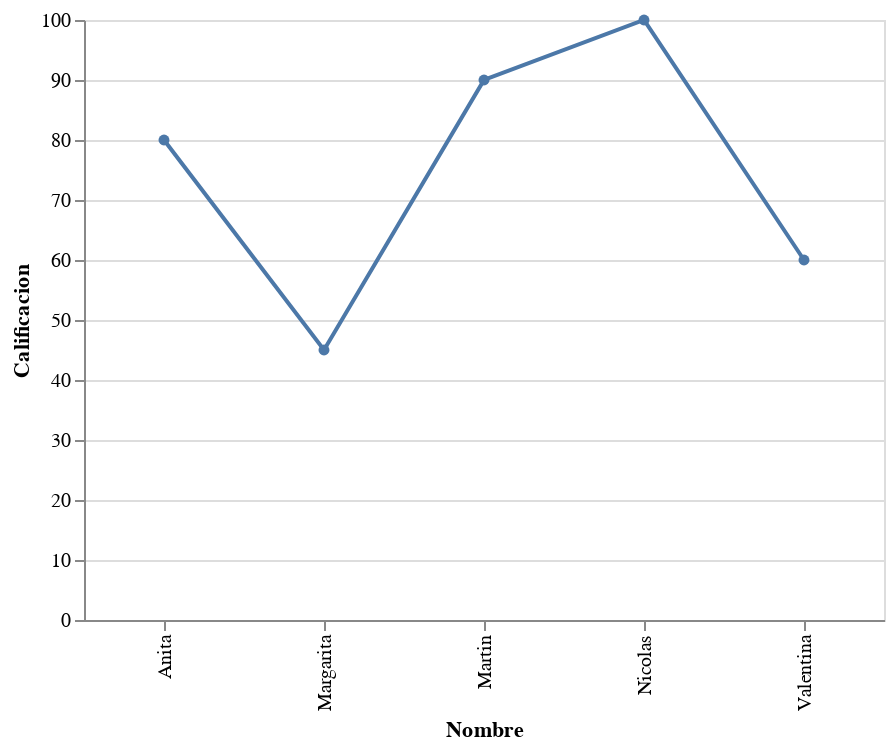

Source (notebook cell):
### Code cell
import pandas as pd
import altair as alt

data = {
    'Nombre': ['Nicolas', 'Martin', 'Anita','Valentina','Margarita'],
    'Calificacion': [100, 90, 80, 60, 45]
}
df = pd.DataFrame(data)

alt.Chart(df).mark_line(point=True).encode(
    x='Nombre:O',
    y='Calificacion:Q'
).properties(width=400)

### Figure 1 — Vega-Lite specification as saved in the notebook (floating-point values rounded to 4 significant figures)
{"config": {"view": {"continuousWidth": 400, "continuousHeight": 300}}, "data": {"name": "data-40aeebae09ab24e934719417f199572f"}, "mark": {"type": "line", "point": true}, "encoding": {"x": {"field": "Nombre", "type": "ordinal"}, "y": {"field": "Calificacion", "type": "quantitative"}}, "width": 400, "$schema": "https://vega.github.io/schema/vega-lite/v4.17.0.json", "datasets": {"data-40aeebae09ab24e934719417f199572f": [{"Nombre": "Nicolas", "Calificacion": 100}, {"Nombre": "Martin", "Calificacion": 90}, {"Nombre": "Anita", "Calificacion": 80}, {"Nombre": "Valentina", "Calificacion": 60}, {"Nombre": "Margarita", "Calificacion": 45}]}}
